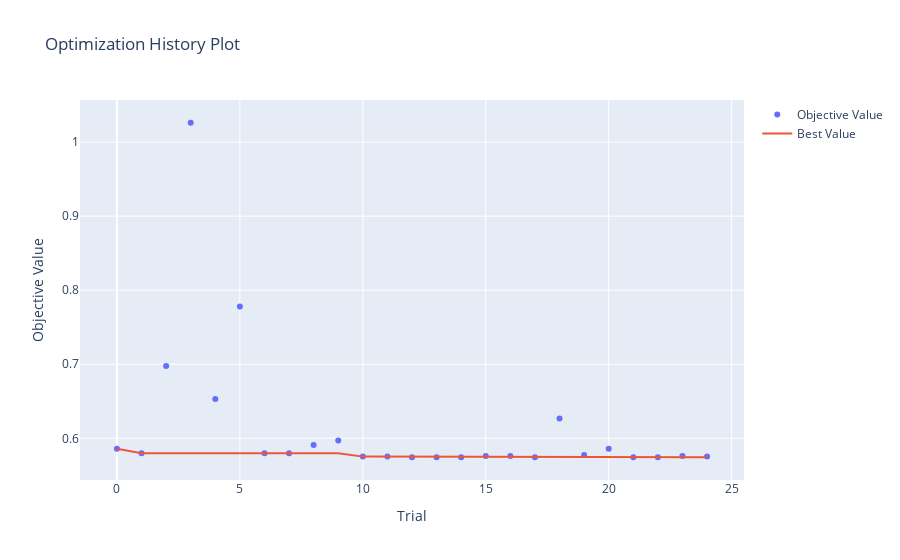

Source (notebook cell):
### Code cell
optuna.visualization.plot_optimization_history(study)

### Figure 1 — Plotly figure (JSON) as saved in the notebook; plotly's stock layout.template omitted (floating-point values rounded to 4 significant figures)
{"data": [{"mode": "markers", "name": "Objective Value", "type": "scatter", "x": [0, 1, 2, 3, 4, 5, 6, 7, 8, 9, 10, 11, 12, 13, 14, 15, 16, 17, 18, 19, 20, 21, 22, 23, 24], "y": [0.5858, 0.5797, 0.6975, 1.026, 0.6532, 0.7781, 0.5797, 0.5797, 0.5909, 0.597, 0.5753, 0.5753, 0.5744, 0.5744, 0.5744, 0.5761, 0.5761, 0.5744, 0.6268, 0.5774, 0.5858, 0.5744, 0.5744, 0.5761, 0.5753]}, {"mode": "lines", "name": "Best Value", "type": "scatter", "x": [0, 1, 2, 3, 4, 5, 6, 7, 8, 9, 10, 11, 12, 13, 14, 15, 16, 17, 18, 19, 20, 21, 22, 23, 24], "y": [0.5858, 0.5797, 0.5797, 0.5797, 0.5797, 0.5797, 0.5797, 0.5797, 0.5797, 0.5797, 0.5753, 0.5753, 0.5744, 0.5744, 0.5744, 0.5744, 0.5744, 0.5744, 0.5744, 0.5744, 0.5744, 0.5744, 0.5744, 0.5744, 0.5744]}, {"marker": {"color": "#cccccc"}, "mode": "markers", "name": "Infeasible Trial", "showlegend": false, "type": "scatter", "x": [], "y": []}], "layout": {"title": {"text": "Optimization History Plot"}, "xaxis": {"title": {"text": "Trial"}}, "yaxis": {"title": {"text": "Objective Value"}}}}
